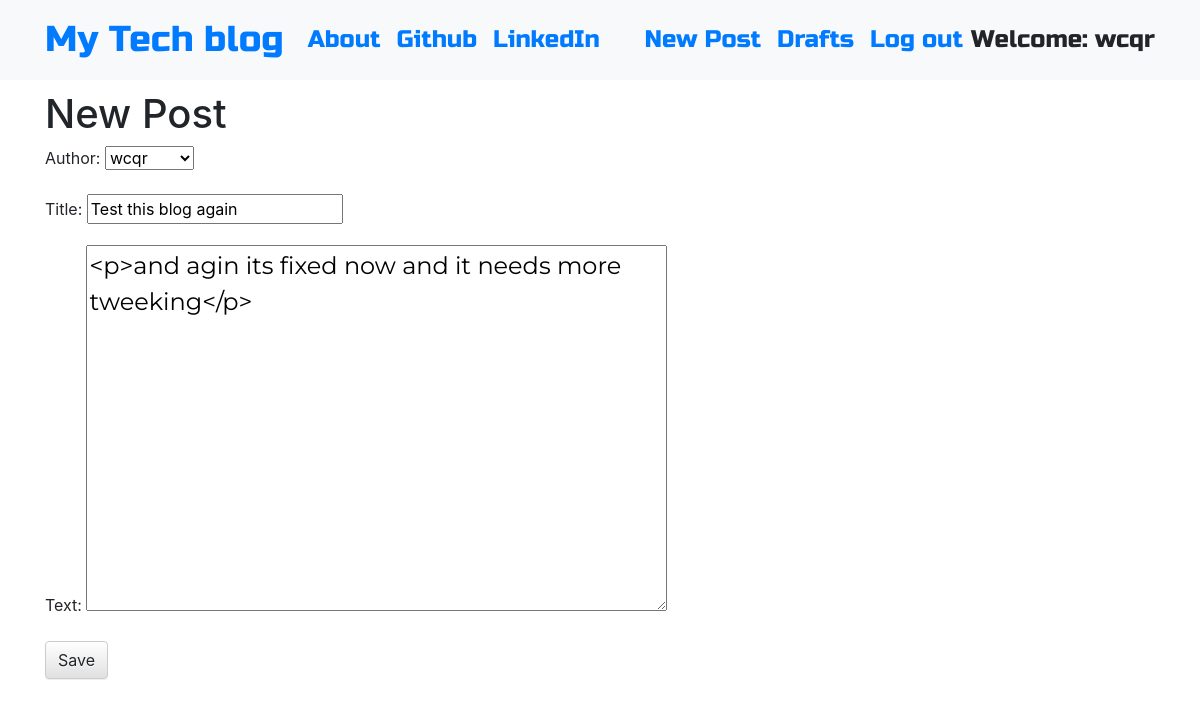
/post/4/edit/ (signed in), run on the app's committed database.
### blog/models.py (models this page shows, shortened)
class Post(models.Model):
    author = models.ForeignKey('auth.User',on_delete=models.CASCADE)
    title = models.CharField(max_length=200)
    text = models.TextField()
    created_date = models.DateTimeField(default=timezone.now)
    published_date = models.DateTimeField(blank=True, null=True)

### blog/views.py (the view)
# urls.py: path('post/<int:pk>/edit/', views.PostUpdateView.as_view(), name='post_edit'),
class PostUpdateView(LoginRequiredMixin, UpdateView):
    login_url = '/login/'
    redirect_field_name = 'blog/post_detail.html'
    form_class = PostForm
    model = Post

### blog/forms.py
class PostForm(forms.ModelForm):
    class Meta:
        model = Post
        fields = ('author', 'title', 'text')
        widgets = {
            'title': forms.TextInput(attrs={'class':'textinputclass'}),
            'text': forms.Textarea(attrs={'class':'editable medium-editor-textarea postcontent'}),
        }

### blog/templates/blog/post_form.html (shortened to what this page needs)
{% extends 'blog/base.html' %}
{% block body_block %}
<h1>New Post</h1>
<form class="post-form" method="POST">
{{form.as_p }}
<button type="submit" class="save btn btn-default">Save</button>
</form>
{% endblock  %}

### blog/templates/blog/base.html (shortened to what this page needs)
<!DOCTYPE html>
{% load static %}
<html lang="en">
	<head>
		<link rel="stylesheet" href="https://stackpath.bootstrapcdn.com/bootstrap/4.5.2/css/bootstrap.min.css">
		<link rel="stylesheet" href="https://maxcdn.bootstrapcdn.com/bootstrap/3.3.7/css/bootstrap-theme.min.css">
		<link rel="stylesheet" href="//cdn.jsdelivr.net/npm/medium-editor@latest/dist/css/medium-editor.min.css" type="text/css" media="screen" charset="utf-8">
		<link rel="stylesheet" href="{% static 'css/blog.css' %}">
	</head>
	<body class='loader'>
    <nav class="navbar navbar-expand-lg bg-light techfont">
      <div class="container">
        <div class="navbar-nav align-items-center">
          <a class="navbar-brand bigbrand" href="{% url 'post_list' %}">My Tech blog</a>
          <a class="nav-item nav-link" href="{% url 'about' %}">About</a>
          <a class="nav-item nav-link" href="https://www.github.com">Github</a>
          <a class="nav-item nav-link" href="https://www.linkedin.com">LinkedIn</a>
        </div>
        <div class="navbar-nav align-items-center ml-auto">
          {% if user.is_authenticated %}
            <a class="nav-item nav-link" href="{% url 'post_new' %}">New Post</a>
            <a class="nav-item nav-link" href="{% url 'post_draft_list' %}">Drafts</a>
            <a class="nav-item nav-link" href="{% url 'logout' %}">Log out</a>
            <a >Welcome: {{ user.username }}</a>
          {% else %}
            <a class="nav-item nav-link" href="{% url 'login' %}" aria-label="Login">
              <span class="fa fa-user" aria-hidden="true"></span></a>
          {% endif %}
        </div>
      </div>
    </nav>
		<div class="content container">
			<div class="row">
				<div class="col-md-8">
					<div class="blog-posts">
						{% block body_block %}
						{% endblock %}
					</div>
				</div>
			</div>
		</div>
	</body>
</html>

### blog/static/css/blog.css (style rules this page uses)
.techfont { font-family: 'Russo One', sans-serif; font-size: 1.5em; margin-bottom: 10px; }
.bigbrand { font-size: 1.5em; }
.postcontent { font-family: 'Montserrat'; font-size: 1.5em; }
.loader { filter:hue-rotate(0deg); color:linear-gradient(45deg,#0f8,#08f); animation:hue 10000ms infinite linear; }

### data on the page
Post: author "wcqr", title "Test this blog again", text "<p>and agin its fixed now and it needs more tweeking</p>"

### other printed values
{{ user.username }} "wcqr"
